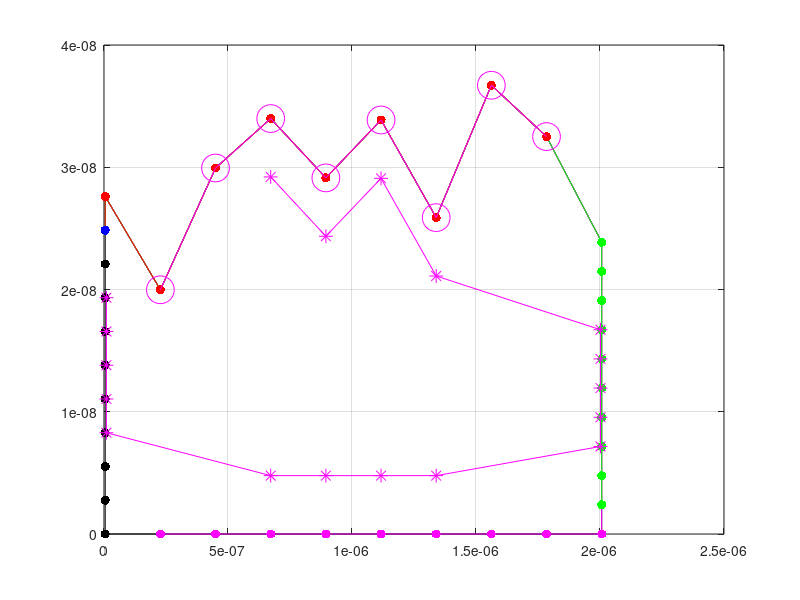

Write the MATLAB code that produced this figure.
clc; close all; clear;

dataleftpoints = [4.8828e-09 2.4849e-08
4.8828e-09 2.7610e-08
2.2732e-07 1.9977e-08
4.4975e-07 2.9940e-08
6.7219e-07 3.3983e-08
8.9462e-07 2.9130e-08
1.1171e-06 3.3868e-08
1.3395e-06 2.5879e-08
1.5619e-06 3.6708e-08
1.7844e-06 3.2508e-08
2.0068e-06 2.3871e-08
2.0068e-06 2.1484e-08
2.0068e-06 1.9096e-08
2.0068e-06 1.6709e-08
2.0068e-06 1.4322e-08
2.0068e-06 1.1935e-08
2.0068e-06 9.5482e-09
2.0068e-06 7.1612e-09
2.0068e-06 4.7741e-09
2.0068e-06 2.3871e-09
2.0068e-06 0.0000e+00
1.7844e-06 0.0000e+00
1.5619e-06 0.0000e+00
1.3395e-06 0.0000e+00
1.1171e-06 0.0000e+00
8.9462e-07 0.0000e+00
6.7219e-07 0.0000e+00
4.4975e-07 0.0000e+00
2.2732e-07 0.0000e+00
4.8828e-09 0.0000e+00
4.8828e-09 2.7610e-09
4.8828e-09 5.5221e-09
4.8828e-09 8.2831e-09
4.8828e-09 1.1044e-08
4.8828e-09 1.3805e-08
4.8828e-09 1.6566e-08
4.8828e-09 1.9327e-08
4.8828e-09 2.2088e-08
4.8828e-09 2.4849e-08
4.8828e-09 2.7610e-08];

plot(dataleftpoints(:,1),dataleftpoints(:,2),'.-','MarkerSize',20,'color','black')
hold on

databottompoints = [4.8828e-09 2.4849e-08
4.8828e-09 2.7610e-08
2.2732e-07 1.9977e-08
4.4975e-07 2.9940e-08
6.7219e-07 3.3983e-08
8.9462e-07 2.9130e-08
1.1171e-06 3.3868e-08
1.3395e-06 2.5879e-08
1.5619e-06 3.6708e-08
1.7844e-06 3.2508e-08
2.0068e-06 2.3871e-08
2.0068e-06 2.1484e-08
2.0068e-06 1.9096e-08
2.0068e-06 1.6709e-08
2.0068e-06 1.4322e-08
2.0068e-06 1.1935e-08
2.0068e-06 9.5482e-09
2.0068e-06 7.1612e-09
2.0068e-06 4.7741e-09
2.0068e-06 2.3871e-09
2.0068e-06 0.0000e+00
1.7844e-06 0.0000e+00
1.5619e-06 0.0000e+00
1.3395e-06 0.0000e+00
1.1171e-06 0.0000e+00
8.9462e-07 0.0000e+00
6.7219e-07 0.0000e+00
4.4975e-07 0.0000e+00
2.2732e-07 0.0000e+00];

plot(databottompoints(:,1),databottompoints(:,2),'.-','MarkerSize',20,'color','magenta')
hold on

dataleftpoints = [4.8828e-09 2.4849e-08
4.8828e-09 2.7610e-08
2.2732e-07 1.9977e-08
4.4975e-07 2.9940e-08
6.7219e-07 3.3983e-08
8.9462e-07 2.9130e-08
1.1171e-06 3.3868e-08
1.3395e-06 2.5879e-08
1.5619e-06 3.6708e-08
1.7844e-06 3.2508e-08
2.0068e-06 2.3871e-08
2.0068e-06 2.1484e-08
2.0068e-06 1.9096e-08
2.0068e-06 1.6709e-08
2.0068e-06 1.4322e-08
2.0068e-06 1.1935e-08
2.0068e-06 9.5482e-09
2.0068e-06 7.1612e-09
2.0068e-06 4.7741e-09
2.0068e-06 2.3871e-09];
plot(dataleftpoints(:,1),dataleftpoints(:,2),'.-','MarkerSize',20,'color','green')
hold on

datatoppoints = [4.8828e-09 2.4849e-08
4.8828e-09 2.7610e-08
2.2732e-07 1.9977e-08
4.4975e-07 2.9940e-08
6.7219e-07 3.3983e-08
8.9462e-07 2.9130e-08
1.1171e-06 3.3868e-08
1.3395e-06 2.5879e-08
1.5619e-06 3.6708e-08
1.7844e-06 3.2508e-08];

plot(datatoppoints(:,1),datatoppoints(:,2),'.-','MarkerSize',20,'color','red')
hold on

datafirstpoint = [4.8828e-09 2.4849e-08];

plot(datafirstpoint(:,1),datafirstpoint(:,2),'.-','MarkerSize',20,'color','blue')

n_ext = [1.8162e-10 2.5681e-08
4.9873e-09 3.2383e-08
2.2729e-07 2.4751e-08
4.4960e-07 3.4712e-08
6.7220e-07 3.8757e-08
8.9463e-07 3.3904e-08
1.1171e-06 3.8642e-08
1.3395e-06 3.0653e-08
1.5619e-06 4.1481e-08
1.7845e-06 3.7280e-08
2.0070e-06 2.8639e-08
2.0116e-06 2.1484e-08
2.0116e-06 1.9096e-08
2.0116e-06 1.6709e-08
2.0116e-06 1.4322e-08
2.0116e-06 1.1935e-08
2.0116e-06 9.5482e-09
2.0116e-06 7.1612e-09
2.0116e-06 4.7741e-09
2.0116e-06 2.3871e-09
2.0069e-06 -4.7738e-09
1.7844e-06 -4.7741e-09
1.5619e-06 -4.7741e-09
1.3395e-06 -4.7741e-09
1.1171e-06 -4.7741e-09
8.9462e-07 -4.7741e-09
6.7219e-07 -4.7741e-09
4.4975e-07 -4.7741e-09
2.2732e-07 -4.7741e-09
4.8235e-09 -4.7738e-09
1.0868e-10 2.7610e-09
1.0868e-10 5.5221e-09
1.0868e-10 8.2831e-09
1.0868e-10 1.1044e-08
1.0868e-10 1.3805e-08
1.0868e-10 1.6566e-08
1.0868e-10 1.9327e-08
1.0868e-10 2.2088e-08

];


%plot(n_ext(:,1),n_ext(:,2),'.-','MarkerSize',20,'color','blue')


n_int = [6.7218e-07 2.9209e-08
8.9462e-07 2.4356e-08
1.1170e-06 2.9094e-08
1.3395e-06 2.1105e-08
2.0020e-06 1.6709e-08
2.0020e-06 1.4322e-08
2.0020e-06 1.1935e-08
2.0020e-06 9.5482e-09
2.0020e-06 7.1612e-09
1.3395e-06 4.7741e-09
1.1171e-06 4.7741e-09
8.9462e-07 4.7741e-09
6.7219e-07 4.7741e-09
9.6569e-09 8.2831e-09
9.6569e-09 1.1044e-08
9.6569e-09 1.3805e-08
9.6569e-09 1.6566e-08
9.6569e-09 1.9327e-08
];


plot(n_int(:,1),n_int(:,2),'*-','MarkerSize',10,'color','magenta')


grid on

n_top = [2.2732e-07 1.9977e-08
4.4975e-07 2.9940e-08
6.7219e-07 3.3983e-08
8.9462e-07 2.9130e-08
1.1171e-06 3.3868e-08
1.3395e-06 2.5879e-08
1.5619e-06 3.6708e-08
1.7844e-06 3.2508e-08
];

plot(n_top(:,1),n_top(:,2),'o-','MarkerSize',20,'color','magenta')